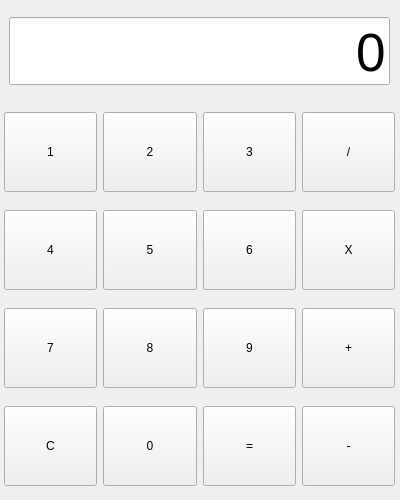
<?xml version="1.0" encoding="UTF-8"?>
<ui version="4.0">
 <class>Form</class>
 <widget class="QWidget" name="Form">
  <property name="geometry">
   <rect>
    <x>0</x>
    <y>0</y>
    <width>400</width>
    <height>500</height>
   </rect>
  </property>
  <property name="windowTitle">
   <string>Form</string>
  </property>
  <widget class="QWidget" name="verticalLayoutWidget">
   <property name="geometry">
    <rect>
     <x>9</x>
     <y>10</y>
     <width>381</width>
     <height>83</height>
    </rect>
   </property>
   <layout class="QVBoxLayout" name="verticalLayout">
    <item>
     <widget class="QLineEdit" name="le_view">
      <property name="font">
       <font>
        <pointsize>40</pointsize>
       </font>
      </property>
      <property name="text">
       <string>0</string>
      </property>
      <property name="alignment">
       <set>Qt::AlignBottom|Qt::AlignRight|Qt::AlignTrailing</set>
      </property>
     </widget>
    </item>
   </layout>
  </widget>
  <widget class="QWidget" name="gridLayoutWidget">
   <property name="geometry">
    <rect>
     <x>4</x>
     <y>100</y>
     <width>391</width>
     <height>401</height>
    </rect>
   </property>
   <layout class="QGridLayout" name="gridLayout">
    <item row="0" column="0">
     <widget class="QPushButton" name="btn_number1">
      <property name="minimumSize">
       <size>
        <width>0</width>
        <height>80</height>
       </size>
      </property>
      <property name="text">
       <string>1</string>
      </property>
     </widget>
    </item>
    <item row="0" column="3">
     <widget class="QPushButton" name="btn_divide">
      <property name="minimumSize">
       <size>
        <width>0</width>
        <height>80</height>
       </size>
      </property>
      <property name="text">
       <string>/</string>
      </property>
     </widget>
    </item>
    <item row="0" column="1">
     <widget class="QPushButton" name="btn_number2">
      <property name="minimumSize">
       <size>
        <width>0</width>
        <height>80</height>
       </size>
      </property>
      <property name="text">
       <string>2</string>
      </property>
     </widget>
    </item>
    <item row="0" column="2">
     <widget class="QPushButton" name="btn_number3">
      <property name="minimumSize">
       <size>
        <width>0</width>
        <height>80</height>
       </size>
      </property>
      <property name="text">
       <string>3</string>
      </property>
     </widget>
    </item>
    <item row="1" column="1">
     <widget class="QPushButton" name="btn_number5">
      <property name="minimumSize">
       <size>
        <width>0</width>
        <height>80</height>
       </size>
      </property>
      <property name="text">
       <string>5</string>
      </property>
     </widget>
    </item>
    <item row="1" column="0">
     <widget class="QPushButton" name="btn_number4">
      <property name="minimumSize">
       <size>
        <width>0</width>
        <height>80</height>
       </size>
      </property>
      <property name="text">
       <string>4</string>
      </property>
     </widget>
    </item>
    <item row="4" column="1">
     <widget class="QPushButton" name="btn_number0">
      <property name="minimumSize">
       <size>
        <width>0</width>
        <height>80</height>
       </size>
      </property>
      <property name="text">
       <string>0</string>
      </property>
     </widget>
    </item>
    <item row="4" column="0">
     <widget class="QPushButton" name="btn_C">
      <property name="minimumSize">
       <size>
        <width>0</width>
        <height>80</height>
       </size>
      </property>
      <property name="text">
       <string>C</string>
      </property>
     </widget>
    </item>
    <item row="3" column="0">
     <widget class="QPushButton" name="btn_number7">
      <property name="minimumSize">
       <size>
        <width>0</width>
        <height>80</height>
       </size>
      </property>
      <property name="text">
       <string>7</string>
      </property>
     </widget>
    </item>
    <item row="1" column="2">
     <widget class="QPushButton" name="btn_number6">
      <property name="minimumSize">
       <size>
        <width>0</width>
        <height>80</height>
       </size>
      </property>
      <property name="text">
       <string>6</string>
      </property>
     </widget>
    </item>
    <item row="1" column="3">
     <widget class="QPushButton" name="btn_multipy">
      <property name="minimumSize">
       <size>
        <width>0</width>
        <height>80</height>
       </size>
      </property>
      <property name="text">
       <string>X</string>
      </property>
     </widget>
    </item>
    <item row="3" column="2">
     <widget class="QPushButton" name="btn_number9">
      <property name="minimumSize">
       <size>
        <width>0</width>
        <height>80</height>
       </size>
      </property>
      <property name="text">
       <string>9</string>
      </property>
     </widget>
    </item>
    <item row="3" column="1">
     <widget class="QPushButton" name="btn_number8">
      <property name="minimumSize">
       <size>
        <width>0</width>
        <height>80</height>
       </size>
      </property>
      <property name="text">
       <string>8</string>
      </property>
     </widget>
    </item>
    <item row="4" column="2">
     <widget class="QPushButton" name="btn_result">
      <property name="minimumSize">
       <size>
        <width>0</width>
        <height>80</height>
       </size>
      </property>
      <property name="text">
       <string>=</string>
      </property>
     </widget>
    </item>
    <item row="3" column="3">
     <widget class="QPushButton" name="btn_add">
      <property name="minimumSize">
       <size>
        <width>0</width>
        <height>80</height>
       </size>
      </property>
      <property name="text">
       <string>+</string>
      </property>
     </widget>
    </item>
    <item row="4" column="3">
     <widget class="QPushButton" name="btn_minus">
      <property name="minimumSize">
       <size>
        <width>0</width>
        <height>80</height>
       </size>
      </property>
      <property name="text">
       <string>-</string>
      </property>
     </widget>
    </item>
   </layout>
  </widget>
 </widget>
 <resources/>
 <connections/>
</ui>
